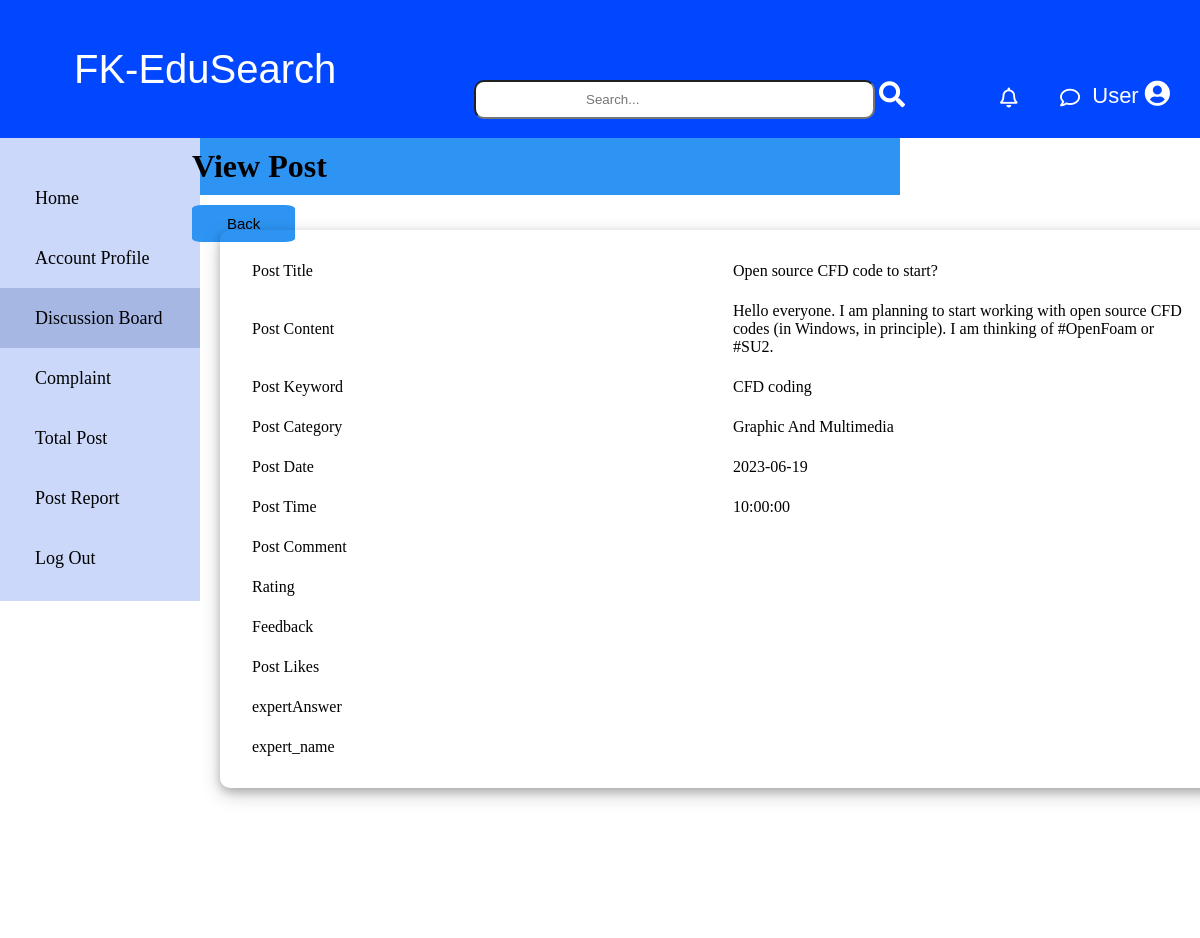
Page /User/ViewPostDetail.php?Post_ID=2 (signed in) on the committed database.
### tables this page shows
CREATE TABLE `post` (
  `Post_ID` varchar(7) NOT NULL,
  `post_title` varchar(100) NOT NULL,
  `post_content` varchar(500) NOT NULL,
  `post_keyword` varchar(100) NOT NULL,
  `post_category` varchar(100) NOT NULL,
  `post_date` date NOT NULL,
  `post_time` time NOT NULL,
  `post_comment` varchar(100) NOT NULL,
  `user_rating` float NOT NULL,
  `user_feedback` varchar(100) NOT NULL,
  `postStatus` varchar(20) NOT NULL,
  `expertAnswer` varchar(100) DEFAULT NULL,
  `Expert_ID` int(7) NOT NULL
);

### User/ViewPostDetail.php (the view, shortened to what this page needs)
<?php
include("../dbconnect.php");
if (isset($_GET['Post_ID'])) {
  $Post_ID = $_GET['Post_ID'];
  $sql = "SELECT * FROM post WHERE Post_ID = $Post_ID";
  $result = $conn->query($sql);
  if ($result->num_rows > 0) {
    $row = $result->fetch_assoc();
    $post_title = $row['post_title'];
    $post_content = $row['post_content'];
    $post_keyword = $row['post_keyword'];
    $post_category = $row['post_category'];
    $post_date = $row['post_date'];
    $post_time = $row['post_time'];
    $post_comment = $row['$post_comment'];
    $user_rating = $row['$user_rating'];
    $user_feedback = $row['$user_feedback'];
    $post_likes = $rows['$post_likes'];
    $expertAnswer = $rows['$expertAnswer'];
    $expert_name = $rows['expert_name'];
  } else {
    echo "Post not found.";
    exit;
  }
} else {
  echo "No Post ID provided.";
  exit;
}
?>
<!DOCTYPE html>
<html>
    <head>
        <link rel="stylesheet" href="https://use.fontawesome.com/releases/v5.0.7/css/all.css">
        <link rel="stylesheet" href="https://cdnjs.cloudflare.com/ajax/libs/font-awesome/4.7.0/css/font-awesome.min.css">
    </head>
<body>
 <div id="title-bar">
        <a id="FKEduSearch" class="FKEduSearch">FK-EduSearch</a>
        <div class="searchbar">
        <input type="search" class="form-control rounded" placeholder="Search..." aria-label="Search" aria-describedby="search-addon" />
        <span class="input-group-text border-0" id="search-addon">
        <i class="fas fa-search" style='font-size:26px; color:white'></i>
        </span>
        </div>
        <div class="iconNotification">
        <i class='far fa-bell' style='font-size:20px'></i>
        </div>
        <div class="Message">
        <i style='font-size:20px' class='far fa-comment'></i>
        </div>
        <div>
            <a class="icon-link" href="#">
                User
                <i class='fas fa-user-circle' style='font-size:26px;color:white'></i>
            </a>
        </div>
    </div>
    <div class="centercontent">
    <div class="column LeftNavigationbar">
         <nav id="nav-bar">
            <ul>
                <li><a class="nav-link" href="../User/UserHomepage.php">Home</a></li>
                <li><a class="nav-link" href="../User/UserAccountProfile.php">Account Profile</a></li>
                <li><a class="nav-link active" href="../User/DiscussionBoard.php">Discussion Board</a></li>
                <li><a class="nav-link" href="../Complaint/UserComplaint.php">Complaint</a></li>
                <li><a class="nav-link" href="../User/TotalPost.php">Total Post</a></li>
                <li><a class="nav-link" href="../User/PostReport.php">Post Report</a></li>
                <li><a class="nav-link" href="../module1/logout.php">Log Out</a></li>
            </ul>
        </nav>
                </div>
        <div id="column main-content">
            <div class="container">
                <div class="box">
                <div class="header"> <h1>View Post</h1></div>
        <table>
        <tr><td>Post Title </td> <td> <?php echo $post_title; ?></td></tr>
        <tr><td>Post Content</td><td><?php echo $post_content; ?></td></tr>
        <tr><td>Post Keyword</td><td><?php echo $post_keyword; ?></td></tr>
        <tr><td>Post Category</td><td><?php echo $post_category; ?></td></tr>
        <tr><td>Post Date</td><td><?php echo $post_date;?></td></tr>
        <tr><td>Post Time</td><td><?php echo $post_time;?></td></tr>
        <tr><td>Post Comment</td><td><?php echo $post_comment;?></td></tr>
        <tr><td>Rating</td><td><?php echo $user_rating;?></td></tr>
        <tr><td>Feedback</td><td><?php echo $user_feedback; ?></td></tr>
        <tr><td>Post Likes</td><td><?php echo $post_likes;?></td></tr>
        <tr><td>expertAnswer</td><td><?php echo $expertAnswer;?></td></tr>
        <tr><td>expert_name</td><td><?php echo $expert_name;?></td></tr>
        </table>
        <input type="button" name="Back" value="Back" onclick="window.location='../User/DiscussionBoard.php'" >
        </div>
        </div>
</body>
</html>

### User/ViewPostDetail.php (style rules this page uses)
* { margin: 0; padding: 0; box-sizing: border-box; }
body { background-color: white; }
#title-bar { display: flex; align-items: center; justify-content: space-between; color: white; background-color: #0047FF; height: 138px; width: 100%; padding: 30px 24px; }
.FKEduSearch { font: 2.5rem 'Poppins', sans-serif; margin-left: 50px; }
.searchbar { position:absolute; margin-left: 450px; padding-top:60px; }
input[type=search] { padding: 10px 110px; border-radius:10px; text-align: left; }
.iconNotification { position: absolute; left:1000px; top: 88px; }
.Message { position: absolute; left:1060px; top: 88px; }
.icon-link { position: absolute; right: 30px; top: 80px; font-size: 22px; text-decoration: none; color:white; font-family: sans-serif; }
#nav-bar { display: flex; flex-direction: column; justify-content: space-between; background-color: #CBD8FA; height: 100%; width: 200px; padding-top: 30px; padding-left: 0px; padding-bottom: 13px; }
.nav-link { display: inline-block; width: 100%; padding-top: 20px; padding-bottom: 19px; padding-left:35px; color: black; font-family: 'PT-serif', serif; text-decoration: none; text-align: left; font-size:18px; }
.active, .nav-link:hover { color: black; background-color: #A6B7E4; transition: all ease-in 200ms; }
ul { list-style-type:none; }
.column { float: left; padding:0px; }
.centercontent::after { content: ""; clear: both; display: table; }
.LeftNavigationbar { width:16% }
.container { min-height: 100vh; top:20px; justify-content:center; align-items:center; flex-direction: column; }
.box { width: 900px; }
.container table { padding:20px; width:1000px; position:absolute; top:230px; left: 220px; border-radius: 10px; box-shadow: 0 4px 8px 0 rgba(0, 0, 0, 0.2), 0 6px 20px 0 rgba(0, 0, 0, 0.2); }
th,td { width: 700px; padding: 10px; text-align:left; border: none; }
input[type=button] { background-color: #2e94f3; float:left; color:black; font-size: 15px; padding: 10px 35px; border:none; margin-top: 10px; border-radius: 10%; }
.header { background-color: #2e94f3; color: black; padding: 10px 8px; }

### rows in the picture
post: post_title "Open source CFD code to start?", post_content "Hello everyone. I am planning to start working with open source CFD codes (in Windows, in principle). I am thinking of #OpenFoam or #SU2.", post_keyword "CFD coding", post_category "Graphic And Multimedia", post_date "2023-06-19", post_time "10:00:00"
